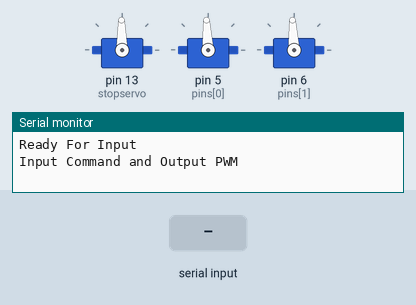
Simulated run of this sketch. Board: Arduino Uno, built with avr-gcc and run on an emulated ATmega328P. Shown: 3 × servo, the last lines printed to the serial monitor. The test bench sets the inputs (shaded band).

Above: at 2.2 s.
2.3 s: byte 113 (113) received over Serial
At 2.64 s:
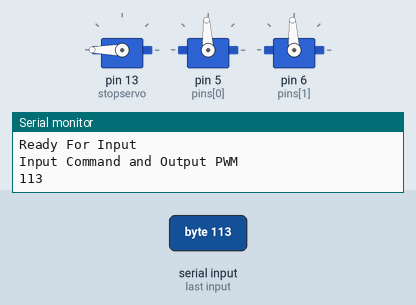
4.2 s: "forward\n" received over Serial
5.7 s: byte 119 (119) received over Serial
At 6.6 s:
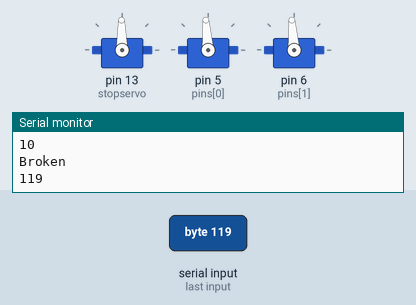
Timing chart, 0 to 8.7 s (numbered marks = the images above; inputs shaded):
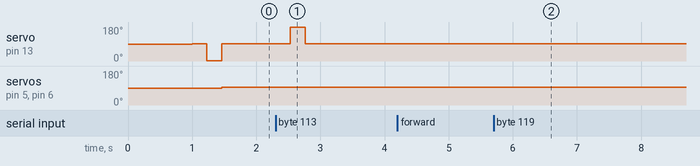

Measured:
- after the input at 2.3 s, servo on pin 13 (stopservo): 91° → 180° after 0.23 s, → 91° 0.23 s later
- after the input at 5.7 s, servo on pin 5 (pins[0]), servo on pin 6 (pins[1]): 93° → 94° at once

The sketch:

SRTester.ino
```cpp
/* By Jacob Vilevac */

#include <Servo.h>

Servo stopservo;

//User configuration:
int percent = 0;  // between -100 and 100, indicates boot speed

int ledPins[] = {1,3,4};
int pins[] = {5, 6}; // Left Motor, Right Motor  (L:5, R:6)
int maxSpeed = 40;
int leftMotor = 0;
int rightMotor = 0;
int motors[] = {leftMotor, rightMotor};

int servo = 1;
int signsOut = 0;
int delay_time = 230;

const int arraySize = sizeof(pins)/sizeof(int);
Servo controllers[arraySize];

void setup() {
  stopservo.attach(13);

  Serial.begin(9600);
  Serial.println("Ready For Input\n");
  controllers[0].attach(pins[0]);
  controllers[1].attach(pins[1]);
  delay(1000);
  Serial.println("Input Command and Output PWM\n");
}

void loop() {
  if (servo == 1) {
    moveSigns();
  }

  // Motor writing and movement
  controllers[0].writeMicroseconds(pwm(leftMotor));
  controllers[1].writeMicroseconds(pwm(rightMotor));

  // If i don't get to this, make one of the handle inputs set a variable of the leds to 1 or 2 or whatever
  // And here do an if statement for if the variable is something, do something with the lights

  // Bluetooth and serial input handling
  if (Serial.available()) {
    int input = Serial.read();
    if (input != 13) {
      Serial.println(input);
      handleInput(input);
    }
  }
}

int pwm(int input) {
  int result = input * 5 + 1500;
  return result;
}

void moveSigns() {
  if (signsOut == 0) { // If signs are closed
    signsOut = 1;
    servo = 0;
    stopservo.write(91);
    delay(delay_time);
    stopservo.write(1);
    delay(delay_time);
    stopservo.write(91);
  }

  else if (signsOut == 1) { // If signs are open (else if)
    signsOut = 0;
    servo = 0;
    stopservo.write(91);
    delay(delay_time);
    stopservo.write(181);
    delay(delay_time);
    stopservo.write(91);
  }
}

void motor(String input) {
  if (input.equals("forward")) {
    if (leftMotor != rightMotor) { // If we're turning at all (motors not going same speed)
      if (leftMotor > rightMotor) { // Set the slower motor to go as fast as the faster motor
        if (rightMotor <= -1 && leftMotor > 0) {
          leftMotor = 1;
          rightMotor = 1;
        }
        else {
          leftMotor = rightMotor + 1;
          rightMotor = leftMotor;
        }
      }
      else {
        rightMotor = leftMotor + 1;
        leftMotor = rightMotor;
      }
    }
    else { // Increase speed by 1
      rightMotor += 1;
      leftMotor += 1;
    }
  }

  else if (input.equals("back")) {
    if (leftMotor != rightMotor) { // If we're turning at all (motors not going same speed)
      // Set the slower motor to go as fast as the faster motor (because they are negatives the faster motor is less than the slower motor)
      if (leftMotor < rightMotor) rightMotor = leftMotor;
      else leftMotor = rightMotor;
    }
    else { // Decrease speed by 1
      rightMotor -= 1;
      leftMotor -= 1;
    }
  }

  else if (input.equals("left")) { // Movement is like turning the wheel of a car
    rightMotor += 1;
    leftMotor -= 1;
  }

  else if (input.equals("right")) {
    leftMotor += 1;
    rightMotor -= 1;
  }

  else if (input.equals("stop")) {
    rightMotor = 0;
    leftMotor = 0;
  }
}

void handleInput(float input) {
  if (input == 119) motor("forward"); // w
  else if (input == 97) motor("left"); // a
  else if (input == 100) motor("right"); // d
  else if (input == 115) motor("back"); // s
  else if (input == 120) motor("stop"); // X x
  else if (input == 113) servo = 1; // Square q
  else if (input == 99); // Circle c
  else if (input == 116); // Triangle t
  else if (input == 108); // Select l
  else if (input == 114); // Start r
  else if (input == 13);
  else Serial.println("Broken");
}
```
